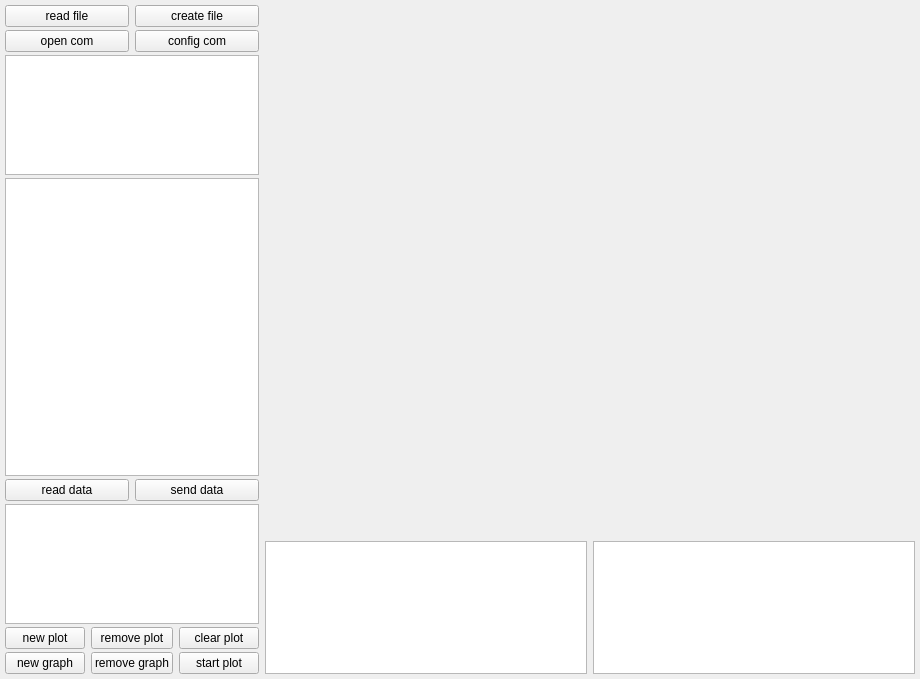
<?xml version="1.0" encoding="UTF-8"?>
<ui version="4.0">
 <class>MainWindow</class>
 <widget class="QMainWindow" name="MainWindow">
  <property name="geometry">
   <rect>
    <x>0</x>
    <y>0</y>
    <width>920</width>
    <height>679</height>
   </rect>
  </property>
  <property name="sizePolicy">
   <sizepolicy hsizetype="Expanding" vsizetype="Expanding">
    <horstretch>0</horstretch>
    <verstretch>0</verstretch>
   </sizepolicy>
  </property>
  <property name="windowTitle">
   <string>MainWindow</string>
  </property>
  <widget class="QWidget" name="centralWidget">
   <property name="enabled">
    <bool>true</bool>
   </property>
   <property name="sizePolicy">
    <sizepolicy hsizetype="Expanding" vsizetype="Expanding">
     <horstretch>0</horstretch>
     <verstretch>0</verstretch>
    </sizepolicy>
   </property>
   <layout class="QGridLayout" name="gridLayout_2" rowstretch="4,1" columnstretch="1,4">
    <property name="leftMargin">
     <number>5</number>
    </property>
    <property name="topMargin">
     <number>5</number>
    </property>
    <property name="rightMargin">
     <number>5</number>
    </property>
    <property name="bottomMargin">
     <number>5</number>
    </property>
    <item row="1" column="1">
     <layout class="QHBoxLayout" name="horizontalLayout">
      <item>
       <widget class="QTextEdit" name="output"/>
      </item>
      <item>
       <widget class="QTextEdit" name="comPrint"/>
      </item>
     </layout>
    </item>
    <item row="0" column="1">
     <layout class="QVBoxLayout" name="plotLayout"/>
    </item>
    <item row="0" column="0" rowspan="2">
     <layout class="QVBoxLayout" name="leftLayout" stretch="1,2,5,1,2,1">
      <property name="spacing">
       <number>3</number>
      </property>
      <property name="sizeConstraint">
       <enum>QLayout::SetDefaultConstraint</enum>
      </property>
      <property name="rightMargin">
       <number>0</number>
      </property>
      <item>
       <layout class="QGridLayout" name="fileLayout">
        <property name="verticalSpacing">
         <number>3</number>
        </property>
        <item row="0" column="0">
         <widget class="QPushButton" name="readConfigFile">
          <property name="text">
           <string>read file</string>
          </property>
         </widget>
        </item>
        <item row="0" column="1">
         <widget class="QPushButton" name="createConfigFile">
          <property name="text">
           <string>create file</string>
          </property>
         </widget>
        </item>
        <item row="1" column="0">
         <widget class="QPushButton" name="openCom">
          <property name="text">
           <string>open com</string>
          </property>
         </widget>
        </item>
        <item row="1" column="1">
         <widget class="QPushButton" name="configCom">
          <property name="text">
           <string>config com</string>
          </property>
         </widget>
        </item>
       </layout>
      </item>
      <item>
       <widget class="QTableWidget" name="packageTable"/>
      </item>
      <item>
       <widget class="QTableWidget" name="dataTable"/>
      </item>
      <item>
       <layout class="QGridLayout" name="dataLayout">
        <property name="verticalSpacing">
         <number>3</number>
        </property>
        <item row="0" column="1">
         <widget class="QPushButton" name="sendData">
          <property name="text">
           <string>send data</string>
          </property>
         </widget>
        </item>
        <item row="0" column="0">
         <widget class="QPushButton" name="readData">
          <property name="text">
           <string>read data</string>
          </property>
         </widget>
        </item>
       </layout>
      </item>
      <item>
       <widget class="QTableWidget" name="plotTable"/>
      </item>
      <item>
       <layout class="QGridLayout" name="plotButtonLayout">
        <property name="verticalSpacing">
         <number>3</number>
        </property>
        <item row="0" column="0">
         <widget class="QPushButton" name="addPlot">
          <property name="text">
           <string>new plot</string>
          </property>
         </widget>
        </item>
        <item row="1" column="0">
         <widget class="QPushButton" name="addGraph">
          <property name="text">
           <string>new graph</string>
          </property>
         </widget>
        </item>
        <item row="1" column="1">
         <widget class="QPushButton" name="removeGraph">
          <property name="text">
           <string>remove graph</string>
          </property>
         </widget>
        </item>
        <item row="0" column="1">
         <widget class="QPushButton" name="removePlot">
          <property name="text">
           <string>remove plot</string>
          </property>
         </widget>
        </item>
        <item row="1" column="2">
         <widget class="QPushButton" name="startPlot">
          <property name="text">
           <string>start plot</string>
          </property>
         </widget>
        </item>
        <item row="0" column="2">
         <widget class="QPushButton" name="clearPlot">
          <property name="text">
           <string>clear plot</string>
          </property>
         </widget>
        </item>
       </layout>
      </item>
     </layout>
    </item>
   </layout>
  </widget>
 </widget>
 <layoutdefault spacing="6" margin="11"/>
 <resources/>
 <connections/>
</ui>
